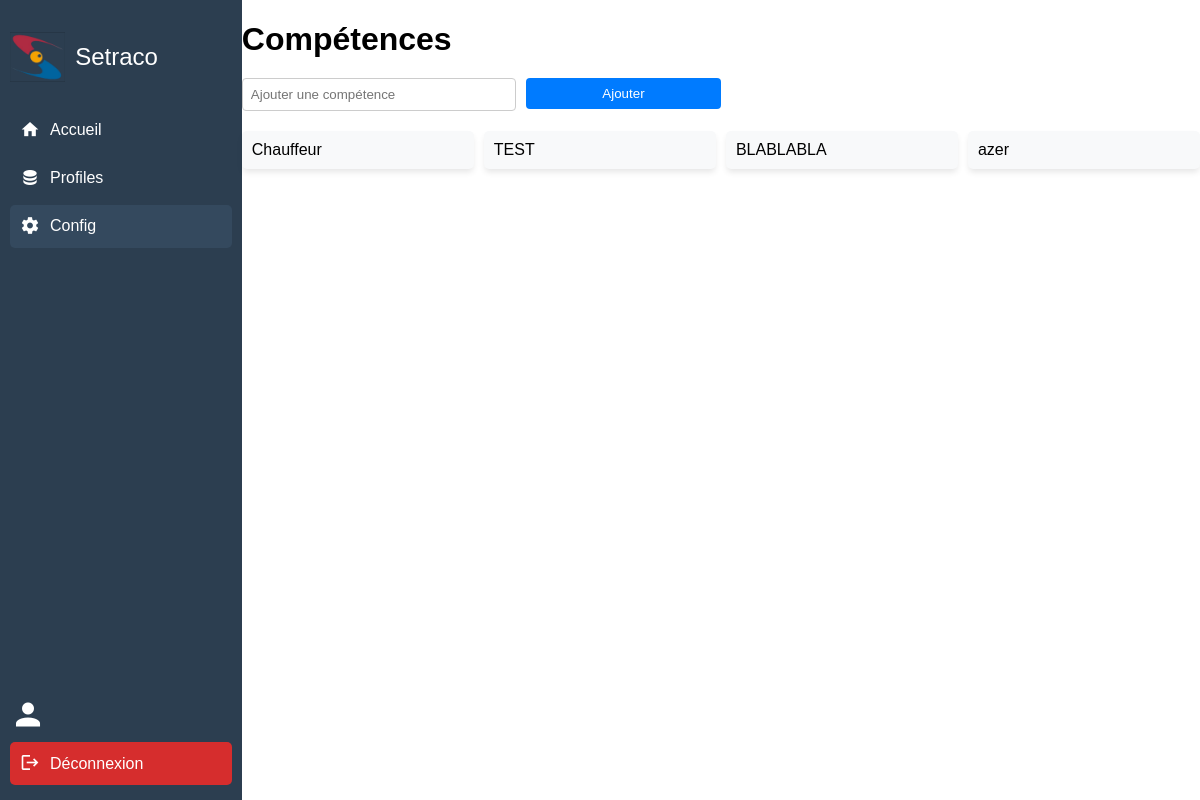
The app's page /config/, older data.
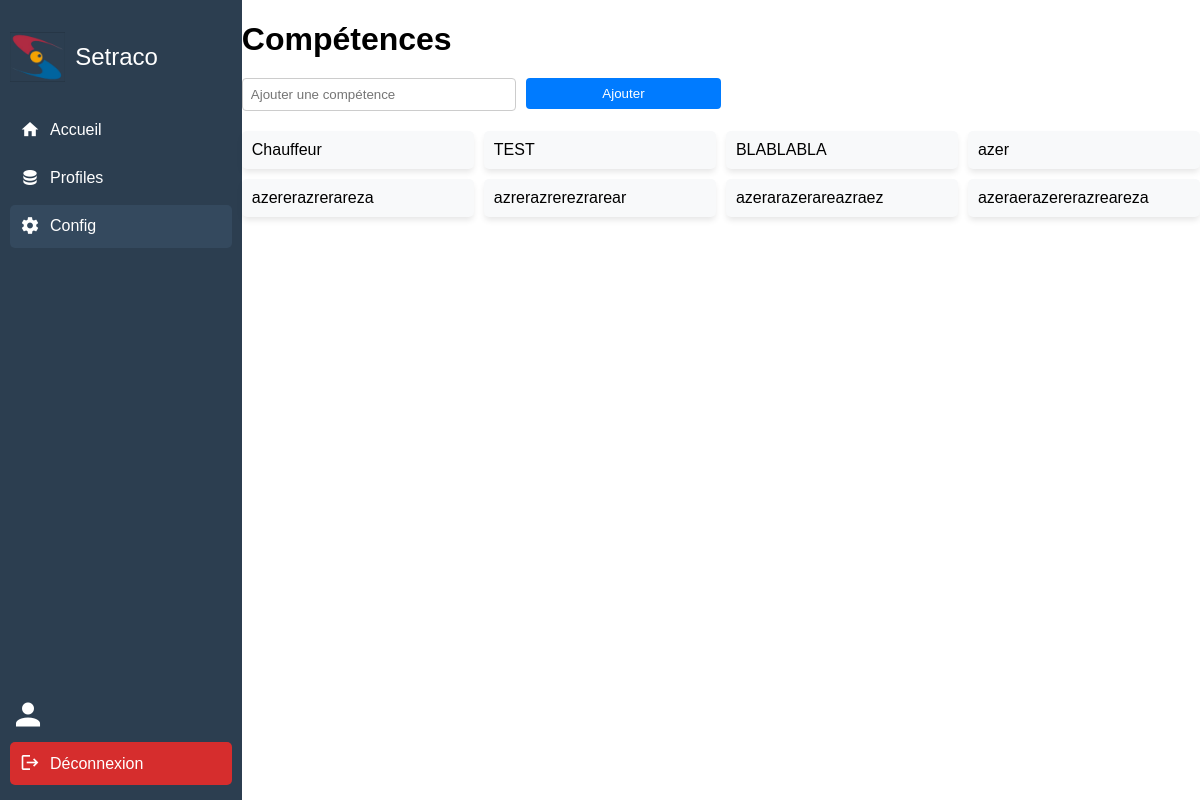
The same page, newer data.
### skills/models.py (models this page shows, shortened)
class Skill(models.Model):
    name = models.CharField(max_length=100)

### profiles/views.py (the view)
# urls.py: path('config/', config, name='config'),
def config(request):
    if request.method == 'GET':
        skills = Skill.objects.all()
        return render(request, 'config.html', {'skills': skills})

### accounts/templatetags/auth_extras.py (called while the page is built)
@register.filter(name='has_groups')
def has_groups(user, group_names):
    if isinstance(group_names, str):
        group_names = group_names.split(',')
    return user.groups.filter(name__in=group_names).exists() or user.is_superuser

### profiles/templates/config.html (shortened to what this page needs)
{% extends 'baseV3.html' %}
{% load auth_extras %}
{% block content %}
<h1>Compétences</h1>
<form method="post" action="{% url 'add_skill' %}" class="add-skill-form">
    <input type="text" name="skill_name" placeholder="Ajouter une compétence" required>
    <button type="submit" class="btn btn-primary">Ajouter</button>
</form>
<div class="skills-grid">
    {% for skill in skills %}
    <div class="skill-card">
        <span>{{ skill.name }}</span>
    </div>
    {% endfor %}
</div>
{% endblock %}

### profiles/templates/baseV3.html (shortened to what this page needs)
{% load static %}
{% load auth_extras %}
<!DOCTYPE html>
<html lang="en">
<head>
    <link href="https://cdn.jsdelivr.net/npm/vuetify@3.7/dist/vuetify.min.css" rel="stylesheet">
    <link href="https://cdn.jsdelivr.net/npm/@mdi/font/css/materialdesignicons.min.css" rel="stylesheet">
</head>
<body>
    <div class="container">
        <div class="sidebar">
            <div class="logo">
                <img src="{% static 'images/logoCrop.png' %}" alt="Company Logo">
                <span>Setraco</span>
            </div>
            <nav class="menu">
                <a href="{% url 'home' %}" class="{% if request.path == '/' %}active{% endif %}">
                    <span class="mdi mdi-home"></span>
                    Accueil
                </a>
                <a href="{% url 'profiles' %}" class="{% if request.path == '/profiles/' %}active{% endif %}">
                    <span class="mdi mdi-database"></span>
                    Profiles
                </a>
                <a href="{% url 'config' %}" class="{% if request.path == '/config/' %}active{% endif %}">
                    <span class="mdi mdi-cog"></span>
                    Config
                </a>
            </nav>
            <div class="logout">
                <div id="account-details">
                    <span class="mdi mdi-account"></span>
                </div>
                <a href="{% url 'logout' %}">
                    <span class="mdi mdi-logout"></span>
                    Déconnexion
                </a>
            </div>
        </div>
        <div class="content">
            {% block content %}
            {% endblock %}
        </div>
    </div>
</body>
</html>

### profiles/templates/baseV3.html (style rules this page uses)
body, html { margin: 0; padding: 0; font-family: Arial, sans-serif; height: 100%; }
.container { display: flex; height: 100vh; width: 100%; }
.sidebar { width: 250px; background-color: #2c3e50; color: white; display: flex; flex-direction: column; justify-content: space-between; padding: 10px; }
.logo { display: flex; align-items: center; height: 12%; }
.logo img { height: 50px; margin-right: 10px; }
.logo span { font-size: 24px; }
.menu { flex-grow: 1; }
.menu a { display: flex; align-items: center; padding: 10px; margin: 5px 0; color: white; text-decoration: none; border-radius: 5px; transition: background-color 0.3s; }
.menu a:hover, .menu a.active { background-color: #34495e; }
.menu .mdi { font-size: 20px; margin-right: 10px; }
.logout { width: 100%; }
.logout a { display: flex; align-items: center; padding: 10px; margin: 5px 0; background-color: rgb(214, 45, 45); color: white; text-decoration: none; border-radius: 5px; transition: background-color 0.3s; }
.logout .mdi { font-size: 20px; margin-right: 10px; }
.logout #account-details { display: flex; align-items: center; gap: 5px }
.logout #account-details .mdi { font-size: 36px; }
.content { width: 90%; }

### profiles/templates/config.html (style rules this page uses)
h1 { margin-bottom: 20px; }
.add-skill-form { width: 50%; display: flex; margin-bottom: 20px; display: flex; justify-content: space-between; }
.add-skill-form input[type="text"] { flex: 0.6; width: 100%; padding: 8px; margin-right: 10px; border: 1px solid #ccc; border-radius: 4px; }
.add-skill-form .btn-primary { flex: 0.4; padding: 8px 12px; background-color: #007bff; border: none; color: white; border-radius: 4px; cursor: pointer; }
.skills-grid { display: grid; grid-template-columns: repeat(4, 1fr); gap: 10px; }
.skill-card { background-color: #f8f9fa; padding: 10px; box-shadow: 0 4px 6px -1px rgba(0, 0, 0, 0.1); border-radius: 5px; display: flex; justify-content: space-between; align-items: center; }
.skill-card span { font-size: 16px; }
.btn { width: 100%; height: 100%; border: none; cursor: pointer; border-radius: 3px; }

Row changes from the older to the newer data that the page shows:
added Skill: name "azererazrerareza"
added Skill: name "azrerazrerezrarear"
added Skill: name "azerarazerareazraez"
added Skill: name "azeraerazererazreareza"
